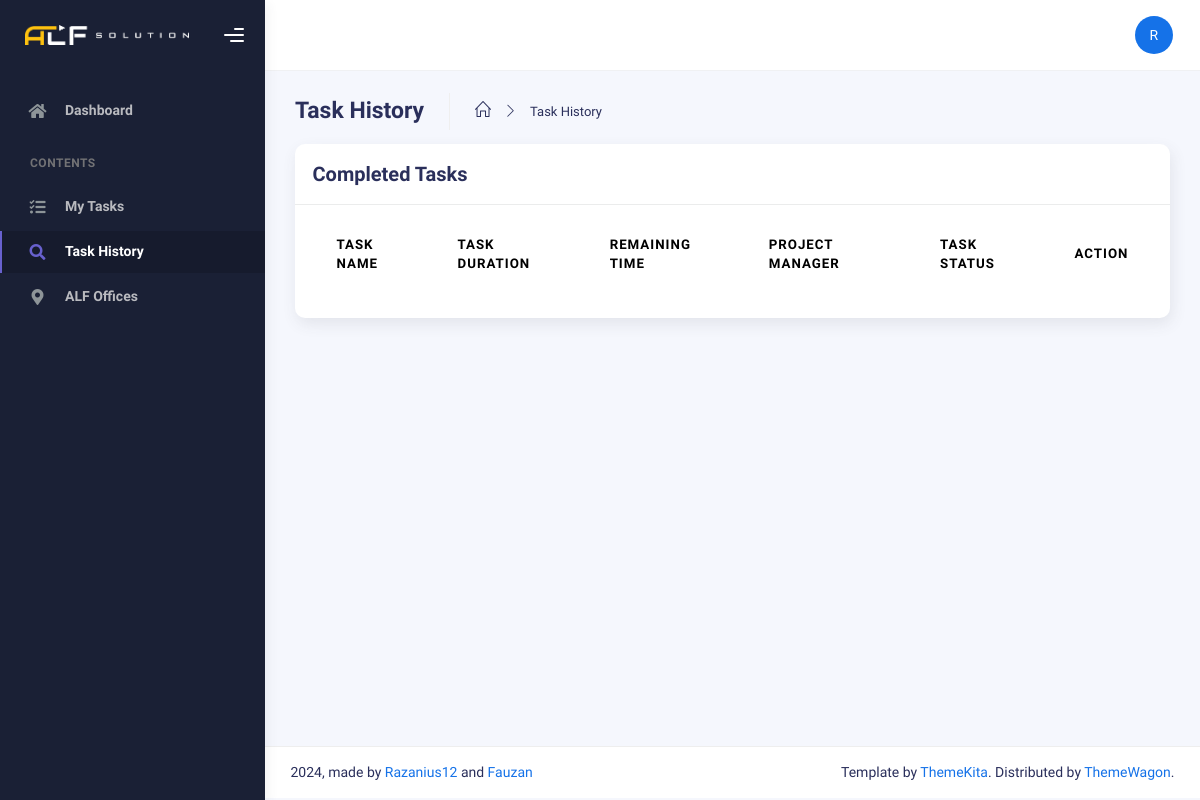
Page /index.php?page=history (signed in) on the earlier database version.
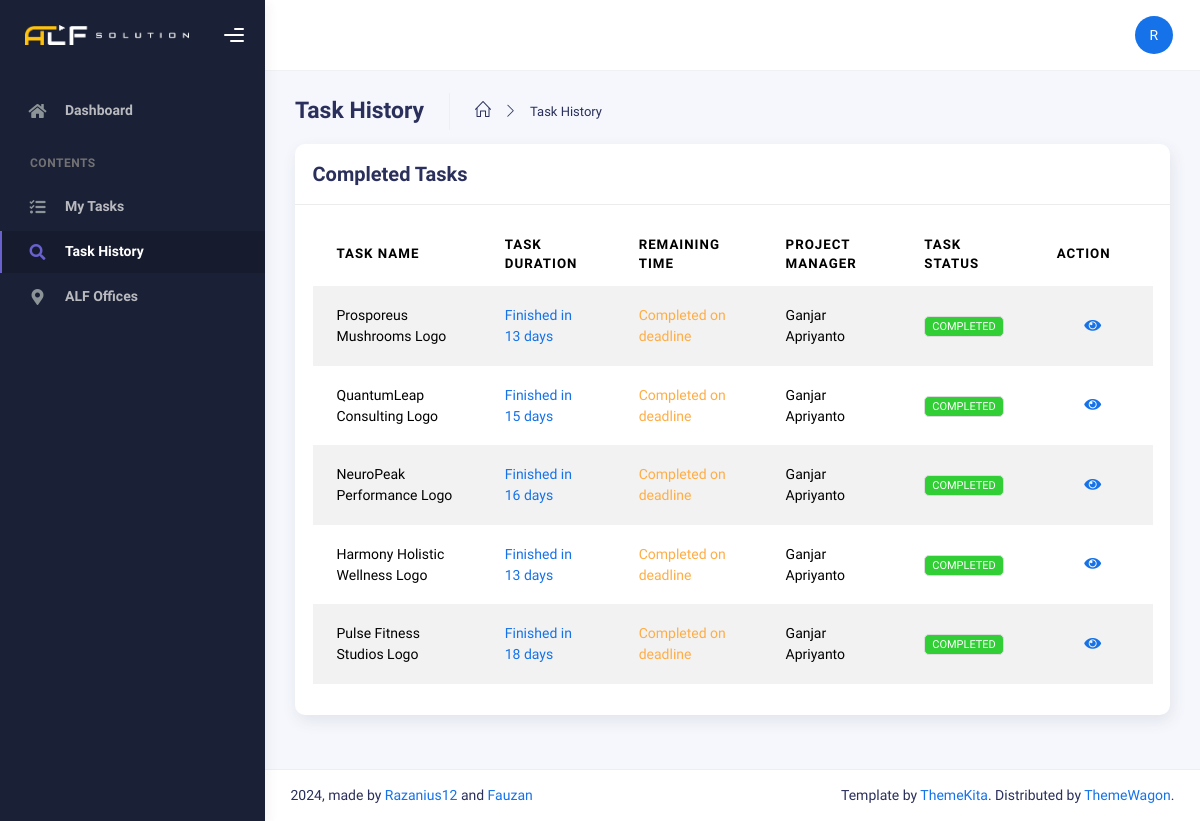
Same page on the later database version.
### tables this page shows
CREATE TABLE `orders` (
  `id_order` int(11) NOT NULL,
  `project_manager_id` int(11) DEFAULT NULL,
  `worker_id` int(11) DEFAULT NULL,
  `order_name` varchar(255) DEFAULT NULL,
  `description` text DEFAULT NULL,
  `start_date` datetime DEFAULT NULL,
  `finished_at` datetime DEFAULT NULL,
  `deadline` date DEFAULT NULL,
  `status` enum('PENDING','IN_PROGRESS','COMPLETED','CANCELLED') DEFAULT 'PENDING',
  `order_price` int(255) DEFAULT NULL,
  `attachment_id` int(11) DEFAULT NULL
);

### main/pages/history.php (the view, shortened to what the changed rows need)
<?php
require 'config/database.php';
$currentWorkerId = $_SESSION['user_id'];
$stmt = mysqli_prepare($conn, "SELECT
           o.id_order,
           o.order_name,
           o.status,
           o.start_date,
           o.finished_at,
           o.deadline,
           o.description,
           a.name_admin AS project_manager
          FROM
           orders o
          LEFT JOIN
           admins a ON o.project_manager_id = a.id_admin
          LEFT JOIN
           workers w ON o.worker_id = w.id_worker
          WHERE
          o.worker_id = ? AND o.status = 'COMPLETED'");
mysqli_stmt_bind_param($stmt, "i", $currentWorkerId);
mysqli_stmt_execute($stmt);
$result = mysqli_stmt_get_result($stmt);
function getStatusBadgeClass($status)
{
 switch (strtoupper($status)) {
  case 'COMPLETED':
   return 'success';
 }
}
?>
<div class="container">
 <div class="page-inner">
  <div class="row">
   <div class="col-md-12">
    <div class="card">
     <div class="card-body">
      <div class="table-responsive">
       <table id="task-table" class="display table table-striped table-hover">
        <thead>
         <tr>
          <th>Task Name</th>
          <th>Task Duration</th>
          <th>Remaining Time</th>
          <th>Project Manager</th>
          <th>Task Status</th>
          <th style="width: 10%">Action</th>
         </tr>
        </thead>
        <tbody>
         <?php
         while ($task = mysqli_fetch_assoc($result)): ?>
          <tr>
           <td><?= htmlspecialchars($task['order_name']) ?></td>
           <td>
            <?php
            if (!empty($task['start_date']) && !empty($task['finished_at'])) {
             $startDate = new DateTime($task['start_date']);
             $finishedDate = new DateTime($task['finished_at']);
             $duration = $startDate->diff($finishedDate);
             if ($duration->days == 0) {
              $durationText = "Finished in less than a day";
             } elseif ($duration->days == 1) {
              $durationText = "Finished in 1 day";
             } else {
              $durationText = "Finished in " . $duration->days . " days";
             }
             echo '<span class="text-primary">' . htmlspecialchars($durationText) . '</span>';
            } else {
             echo '<span class="text-muted">N/A</span>';
            }
            ?>
           </td>
           <td>
            <?php
            if (!empty($task['finished_at']) && !empty($task['deadline'])) {
             $finishedDate = new DateTime($task['finished_at']);
             $deadlineDate = new DateTime($task['deadline']);
             if ($finishedDate <= $deadlineDate) {
              $interval = $finishedDate->diff($deadlineDate);
              $daysBeforeDeadline = $interval->days;
              if ($daysBeforeDeadline == 0) {
               $timeText = '<span class="text-warning">Completed on deadline</span>';
              } elseif ($daysBeforeDeadline == 1) {
               $timeText = '<span class="text-success">Completed 1 day before deadline</span>';
              } else {
               $timeText = '<span class="text-success">Completed ' . $daysBeforeDeadline . ' days before deadline</span>';
              }
             } else {
              $interval = $deadlineDate->diff($finishedDate);
              $daysAfterDeadline = $interval->days;
              if ($daysAfterDeadline == 0) {
               $timeText = '<span class="text-warning">Completed on deadline</span>';
              } else {
               $timeText = '<span class="text-danger">Completed ' . $daysAfterDeadline . ' days after deadline</span>';
              }
             }
             echo $timeText;
            } else {
             echo '<span class="text-muted">N/A</span>';
            }
            ?>
           </td>
           <td><?= htmlspecialchars($task['project_manager'] ?? 'N/A') ?></td>
           <td>
            <span class="badge bg-<?= getStatusBadgeClass($task['status']) ?>">
             <?= htmlspecialchars($task['status']) ?>
            </span>
           </td>
           <td>
            <div class="form-button-action">
             <button type="button" class="btn btn-link btn-primary btn-lg" data-task-id="<?= $task['id_order'] ?>"
              data-task-name="<?= htmlspecialchars($task['order_name']) ?>"
              data-task-description="<?= htmlspecialchars($task['description'] ?? '') ?>"
              data-task-status="<?= htmlspecialchars($task['status']) ?>" onclick="showTaskDetails(this)">
              <i class="fa fa-eye"></i>
             </button>
            </div>
           </td>
          </tr>
         <?php endwhile; ?>
        </tbody>
       </table>
      </div>
     </div>
    </div>
   </div>
  </div>
 </div>
</div>

### main/bars/sidebar.php (shortened to what the changed rows need)
<?php
$currentPage = $_GET['page'] ?? 'dashboard';
$mainSidebarItems = [
 'dashboard' => [
  'icon' => 'fas fa-home',
  'label' => 'Dashboard',
  'url' => './index.php?page=dashboard',
  'roles' => ['admin', 'worker']
 ],
 'admins' => [
  'icon' => 'fas fa-users-cog',
  'label' => 'Admins',
  'url' => 'index.php?page=admins',
  'roles' => ['admin']
 ]
];
$contentSidebarItems = [
 'workers' => [
  'icon' => 'fas fa-pen-square',
  'label' => 'Workers',
  'url' => 'index.php?page=workers',
  'roles' => ['admin'],
  'submenu' => ($currentPage === 'addNewPosition') ? [
   'addNewPosition' => [
    'icon' => 'fas fa-plus-circle',
    'label' => 'Add New Position',
    'url' => 'index.php?page=addNewPosition',
    'roles' => ['admin']
   ]
  ] : []
 ],
 'task' => [
  'icon' => 'fas fa-tasks',
  'label' => 'My Tasks',
  'url' => 'index.php?page=task',
  'roles' => ['worker']
 ],
 'history' => [
  'icon' => 'fas fa-search',
  'label' => 'Task History',
  'url' => 'index.php?page=history',
  'roles' => ['worker']
 ],
 'orderData' => [
  'icon' => 'fas fa-table',
  'label' => 'Order Data',
  'url' => 'index.php?page=orderData',
  'roles' => ['admin']
 ],
 'alfOffices' => [
  'icon' => 'fas fa-map-marker-alt',
  'label' => 'ALF Offices',
  'url' => 'index.php?page=alfOffices',
  'roles' => ['admin', 'worker']
 ],
 'monthlyRecap' => [
  'icon' => 'far fa-chart-bar',
  'label' => 'Monthly Recap',
  'url' => 'index.php?page=monthlyRecap',
  'roles' => ['admin']
 ]
];
function renderSidebarItems($items, $currentPage, $currentUser)
{
 foreach ($items as $page => $item) {
  $hasAccess = isset($item['roles']) &&
   in_array($currentUser['role'], $item['roles']);
  if (!$hasAccess)
   continue;
  $isActive = ($currentPage === $page);
  $hasSubmenu = isset($item['submenu']) && !empty($item['submenu']);
  ?>
  <li class="nav-item <?= $isActive ? 'active' : '' ?>">
   <?php if ($hasSubmenu): ?>
    <div class="nav-link-wrapper">
     <a href="<?= $item['url'] ?>" class="nav-link">
      <i class="<?= $item['icon'] ?>"></i>
      <p><?= $item['label'] ?></p>
     </a>
     <a href="#<?= $page ?>Submenu" class="submenu-toggle" data-bs-toggle="collapse">
      <span class="caret"></span>
     </a>
    </div>
    <div class="collapse <?= ($currentPage === $page ||
     array_key_exists($currentPage, $item['submenu'])) ? 'show' : '' ?>" id="<?= $page ?>Submenu">
     <ul class="nav nav-collapse">
      <?php
      if (isset($item['submenu'])) {
       foreach ($item['submenu'] as $subPage => $subItem):
        $hasSubAccess = isset($subItem['roles']) &&
         in_array($currentUser['role'], $subItem['roles']);
        if (!$hasSubAccess)
         continue;
        ?>
        <li class="<?= ($currentPage === $subPage) ? 'active' : '' ?>">
         <a href="<?= $subItem['url'] ?>" style="
         padding-top: 0px !important;
         padding-right: 0px !important;
         padding-bottom: 0px !important;
         padding-left: 25px !important;
         margin-bottom: -10px !important;">
          <i class="<?= $subItem['icon'] ?>" style="margin-left: 25px;"></i>
          <p><?= $subItem['label'] ?></p>
         </a>
        </li>
        <?php
       endforeach;
      }
      ?>
     </ul>
    </div>
   <?php else: ?>
    <a href="<?= $item['url'] ?>" class="nav-link">
     <i class="<?= $item['icon'] ?>"></i>
     <p><?= $item['label'] ?></p>
    </a>
   <?php endif; ?>
  </li>
  <?php
 }
}
?>
<div class="sidebar" data-background-color="dark">
 <div class="sidebar-wrapper scrollbar scrollbar-inner">
  <div class="sidebar-content">
   <ul class="nav nav-secondary">
    <?php renderSidebarItems($mainSidebarItems, $currentPage, $currentUser); ?>
    <?php renderSidebarItems($contentSidebarItems, $currentPage, $currentUser); ?>
   </ul>
  </div>
 </div>
</div>

Differences in the rows shown:
added orders: order_name "Prosporeus Mushrooms Logo", durationText "Finished in 13 days", deadline "Completed on deadline", project_manager.name_admin "Ganjar Apriyanto", status "COMPLETED"
added orders: order_name "QuantumLeap Consulting Logo", durationText "Finished in 15 days", deadline "Completed on deadline", project_manager.name_admin "Ganjar Apriyanto", status "COMPLETED"
added orders: order_name "NeuroPeak Performance Logo", durationText "Finished in 16 days", deadline "Completed on deadline", project_manager.name_admin "Ganjar Apriyanto", status "COMPLETED"
added orders: order_name "Harmony Holistic Wellness Logo", durationText "Finished in 13 days", deadline "Completed on deadline", project_manager.name_admin "Ganjar Apriyanto", status "COMPLETED"
added orders: order_name "Pulse Fitness Studios Logo", durationText "Finished in 18 days", deadline "Completed on deadline", project_manager.name_admin "Ganjar Apriyanto", status "COMPLETED"
